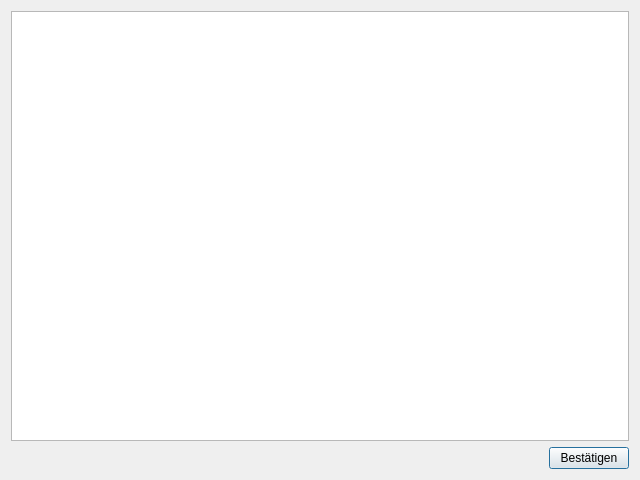
<?xml version="1.0" encoding="UTF-8"?>
<ui version="4.0">
 <class>Dialog</class>
 <widget class="QDialog" name="Dialog">
  <property name="geometry">
   <rect>
    <x>0</x>
    <y>0</y>
    <width>640</width>
    <height>480</height>
   </rect>
  </property>
  <property name="windowTitle">
   <string>Budgets</string>
  </property>
  <layout class="QVBoxLayout" name="verticalLayout">
   <item>
    <widget class="QTableView" name="tableView"/>
   </item>
   <item>
    <layout class="QHBoxLayout" name="horizontalLayout_2">
     <item>
      <spacer name="horizontalSpacer">
       <property name="orientation">
        <enum>Qt::Horizontal</enum>
       </property>
       <property name="sizeHint" stdset="0">
        <size>
         <width>40</width>
         <height>20</height>
        </size>
       </property>
      </spacer>
     </item>
     <item>
      <widget class="QPushButton" name="pushButton">
       <property name="text">
        <string>Bestätigen</string>
       </property>
      </widget>
     </item>
    </layout>
   </item>
  </layout>
 </widget>
 <resources/>
 <connections/>
</ui>
